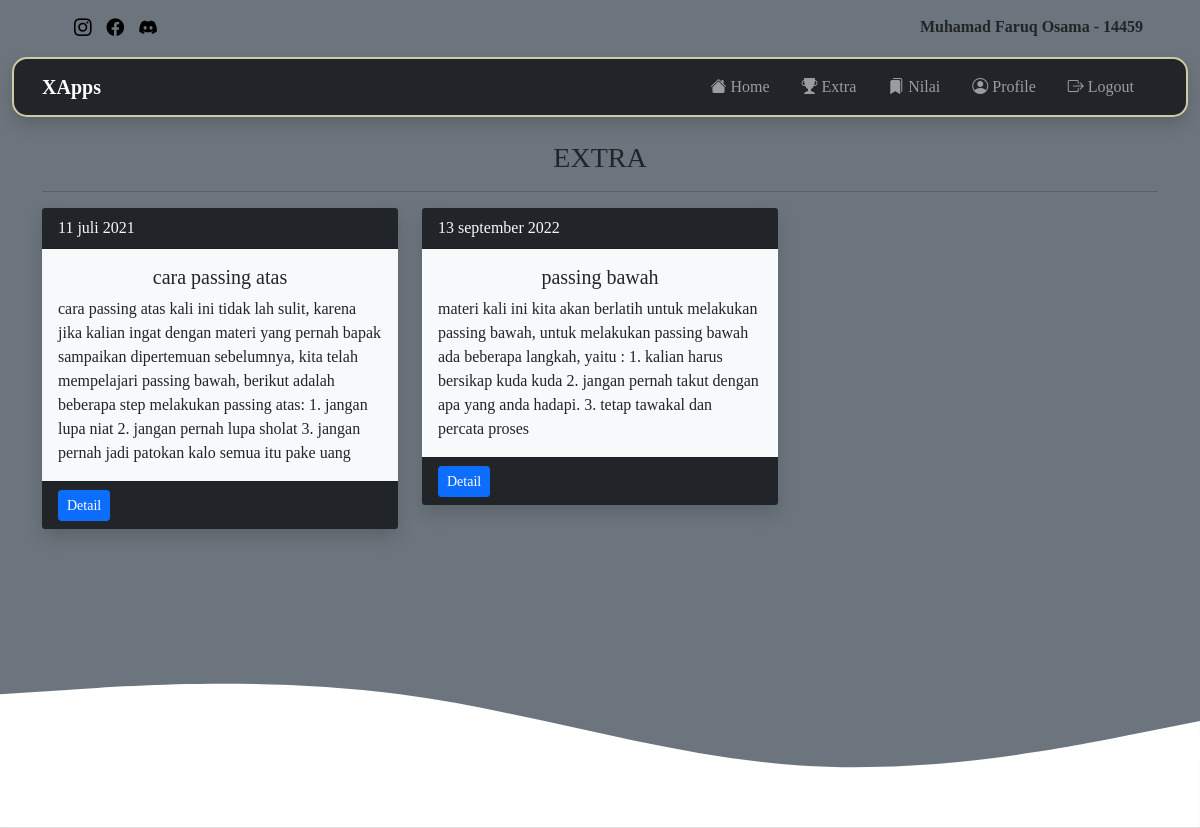
Page /siswa/extra.php (signed in) on the committed database.
### tables this page shows
CREATE TABLE `data_siswa` (
  `id` int(11) NOT NULL,
  `nis` int(11) NOT NULL,
  `nama` varchar(255) NOT NULL,
  `email` varchar(100) NOT NULL,
  `kelas` varchar(100) NOT NULL,
  `alamat` varchar(100) NOT NULL,
  `no_hp` int(20) NOT NULL,
  `extra` varchar(50) NOT NULL,
  `password` varchar(60) NOT NULL,
  `foto` varchar(100) NOT NULL
);

CREATE TABLE `materi_extra` (
  `id` int(11) NOT NULL,
  `nama_extra` varchar(100) NOT NULL,
  `judul_materi` varchar(100) NOT NULL,
  `desk_materi` text NOT NULL,
  `tanggal` varchar(100) NOT NULL
);

### siswa/extra.php (the view, shortened to what this page needs)
<?php
include "header.php";
?>
<div class="container mt-4">
<div class="header text-center">
        <h3>EXTRA</h3>
        <hr>
    </div>
  <div class="row">
    <?php
    include "../koneksi.php";
    $extra = $_SESSION['extra'];
    $query = mysqli_query($conn, "SELECT * FROM materi_extra WHERE nama_extra='$extra' ORDER BY id DESC");
    while($data = mysqli_fetch_array($query)) {
    ?>
    <div class="col-md-4 mb-3">
      <div class="shadow">
        <p class="card-header text-start bg-dark text-light"><?php echo $data['tanggal'] ?></p>
          <div class="card-body bg-light">
            <h5 class="card-title text-center"><?php echo $data['judul_materi'] ?></h5>
              <p class="card-text"><?php echo $data['desk_materi'] ?></p>
            </div>
          <p class="card-footer bg-dark"><a href="detail.php?id=<?=$data['id']?>" class="btn btn-primary btn-sm ">Detail</a></p>
        </div>
    </div>
    <?php
    }
    ?>
  </div>
</div>
<?php
include "footer.php";
?>

### siswa/header.php (shortened to what this page needs)
<!doctype html>
<html lang="en">
  <head>
    <link href="https://cdn.jsdelivr.net/npm/bootstrap@5.0.2/dist/css/bootstrap.min.css" rel="stylesheet">
    <link rel="stylesheet" href="../assets/style/style2.css">
    <link rel="stylesheet" href="https://cdn.jsdelivr.net/npm/bootstrap-icons@1.9.1/font/bootstrap-icons.css">
  </head>
  <body class="bg-secondary">
    <div class="container">
        <div class="sosmed">
            <ul class="float-start">
                <li><a href=""><i class="bi bi-instagram"></i></a></li>
                <li><a href=""><i class="bi bi-facebook"></i></a></li>
                <li><a href=""><i class="bi bi-discord"></i></a></li>
            </ul>
            <ul class="float-end">
                <li>
                    <?php
                        include "../koneksi.php";
                        $id = $_SESSION['id'];
                        $query = mysqli_query($conn, "SELECT * FROM data_siswa WHERE id='$id'");
                        $data = mysqli_fetch_array($query);
                    ?>
                    <b style="cursor:pointer;"><?php echo $data['nama'] ?> - <?php echo $data['nis']?></b>
                </li>
            </ul>
        </div>
    </div>
  <nav class="navbar navbar-expand-lg navbar-dark bg-dark shadow" style="width: 98%; margin: auto; border-radius: 15px; border:2px solid #cfcba3;">
      <div class="container">
          <a class="navbar-brand" href="#"><b>XApps</b></a>
            <div class="collapse navbar-collapse" id="navbarNavAltMarkup">
                <div class="navbar-nav ms-auto">
                    <a class="nav-link me-3" aria-current="page" href="index.php"><i class="bi bi-house-fill"></i> Home</a>
                    <a class="nav-link me-3" href="extra.php"><i class="bi bi-trophy-fill"></i> Extra</a>
                    <a class="nav-link me-3" href="nilai.php"><i class="bi bi-bookmarks-fill"></i> Nilai</a>
                    <a class="nav-link me-3" href="profile.php"><i class="bi bi-person-circle"></i> Profile</a>
                    <a class="nav-link me-3" href="logout.php" onclick="return confirm('Apakah Anda yakin ingin keluar dari website ini?');"><i class="bi bi-box-arrow-right"></i> Logout</a>
                </div>
            </div>
        </div>
    </nav>

### assets/style/style2.css (style rules this page uses)
body { font-family: "PT Serif", serif; }

### siswa/header.php (style rules this page uses)
.sosmed ul { display: flex; margin-top: 15px; }
.sosmed li { list-style: none; padding-right: 15px; }
.sosmed a { color: black; text-decoration: none; font-size: 1.1em; }

### rows in the picture
data_siswa: nama "Muhamad Faruq Osama", nis "14459"
materi_extra: tanggal "11 juli 2021", judul_materi "cara passing atas", desk_materi "cara passing atas kali ini tidak lah sulit, karena jika kalian ingat dengan materi yang pernah bapak sampaikan dipertemuan sebelumnya, kita telah mempelajari passing bawah, berikut adalah beberapa step melakukan passing atas: 1. jangan lupa niat 2. jangan pernah lupa sholat 3. jangan pernah jadi patokan kalo semua itu pake uang"
materi_extra: tanggal "13 september 2022", judul_materi "passing bawah", desk_materi "materi kali ini kita akan berlatih untuk melakukan passing bawah, untuk melakukan passing bawah ada beberapa langkah, yaitu : 1. kalian harus bersikap kuda kuda 2. jangan pernah takut dengan apa yang anda hadapi. 3. tetap tawakal dan percata proses"
